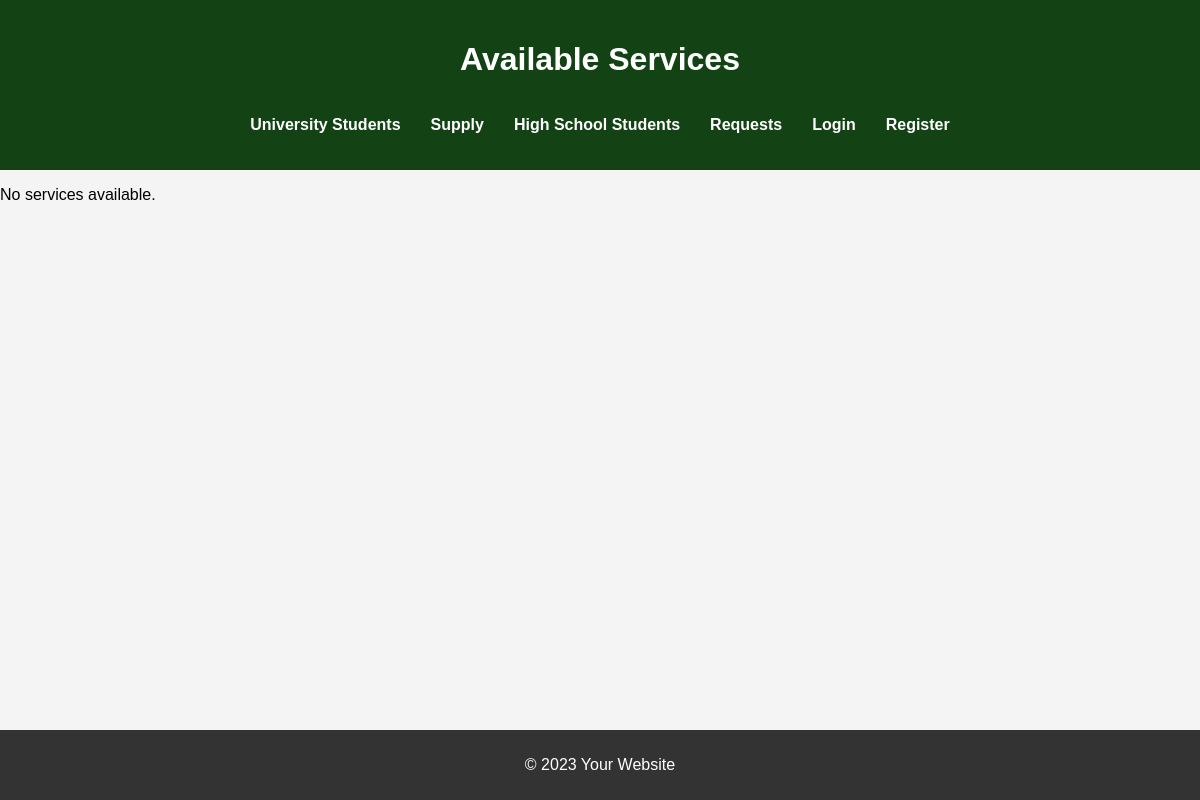
Page /supply on the earlier database version.
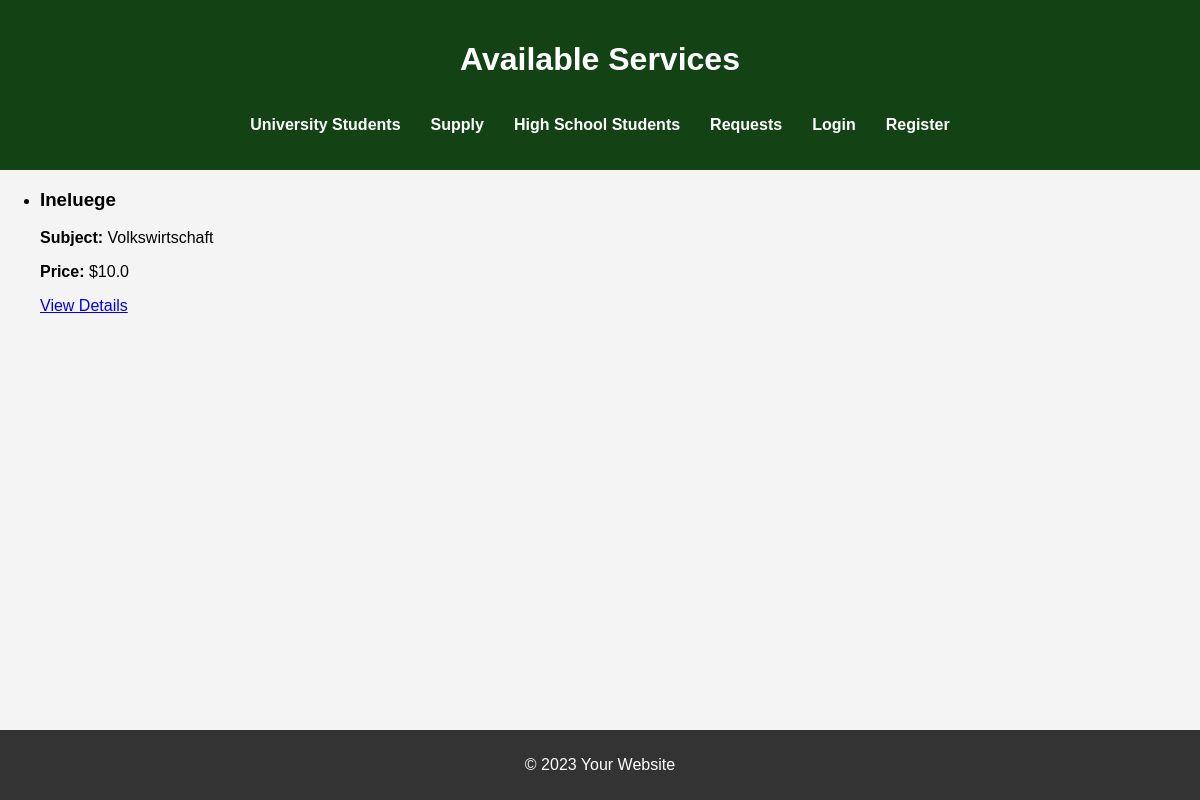
Same page on the later database version.
### app.py (models this page shows, shortened)
class ServicePost(db.Model):
    id = db.Column(db.Integer, primary_key=True)
    title = db.Column(db.String(100), nullable=False)
    description = db.Column(db.String(200), nullable=False)
    price = db.Column(db.Float, nullable=False)
    subject = db.Column(db.String(100), nullable=False)
    university = db.Column(db.String(100), nullable=False)
    semester = db.Column(db.String(50), nullable=False)
    user_id = db.Column(db.Integer, db.ForeignKey('user.id'), nullable=False)

### app.py (the view)
@app.route('/supply')
def supply():
    posts = ServicePost.query.all()
    return render_template('supply.html', posts=posts)

### templates/supply.html (shortened to what this page needs)
<!DOCTYPE html>
<html lang="en">
<head>
    <link rel="stylesheet" href="{{ url_for('static', filename='style.css') }}">
</head>
<body>
    <header>
        <h1>Available Services</h1>
        <nav>
            <ul>
                <li><a href="/university">University Students</a></li>
                <li><a href="/supply">Supply</a></li>
                <li><a href="/highschool">High School Students</a></li>
                <li><a href="/requests">Requests</a></li>
                {% if current_user.is_authenticated %}
                    <li><a href="/profile">Your Profile</a></li>
                    <li><a href="{{ url_for('logout') }}">Logout</a></li>
                {% else %}
                    <li><a href="{{ url_for('login') }}">Login</a></li>
                    <li><a href="{{ url_for('register') }}">Register</a></li>
                {% endif %}
            </ul>
        </nav>
    </header>
    <main>
        {% if posts %}
        <ul>
            {% for post in posts %}
                <li>
                    <h3>{{ post.title }}</h3>
                    <p><strong>Subject:</strong> {{ post.subject }}</p>
                    <p><strong>Price:</strong> ${{ post.price }}</p>
                    <a href="{{ url_for('service_detail', service_id=post.id) }}">View Details</a>
                </li>
            {% endfor %}
        </ul>
    {% else %}
        <p>No services available.</p>
    {% endif %}
    </main>
    <footer>
        <p>&copy; 2023 Your Website</p>
    </footer>
</body>
</html>

### static/style.css (style rules this page uses)
body { font-family: Arial, sans-serif; background-color: #f4f4f4; margin: 0; padding: 0; display: flex; flex-direction: column; min-height: 100vh; }
header { background-color: #134215; color: white; text-align: center; padding: 20px; }
nav { display: flex; justify-content: center; }
nav ul { list-style-type: none; padding: 0; display: flex; gap: 30px; }
nav ul li { margin: 0; }
nav ul li a { text-decoration: none; color: #fff; font-weight: bold; text-align: center; }
main { flex: 1; }
footer { text-align: center; padding: 10px; background-color: #333; color: white; }

Differences in the rows shown:
added ServicePost: title "Ineluege", subject "Volkswirtschaft", price "10.0"
Other differences:
text no longer shown: "No services available."
